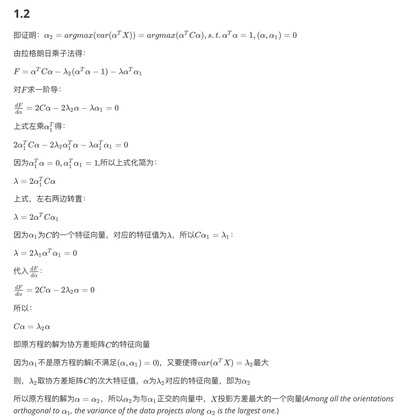
%> input picture Homework3/WechatIMG186.jpeg, 409 x 420 px, shrunk from 1706 x 1754 before the run
$ octave --eval "result = GetTextureFeatureVector(imread('../WechatIMG186.jpeg'));"   (GNU Octave 9; MATLAB toolbox functions it lacks are replaced by stand-ins)
%> lines starting %> are read from the running program, lines starting %| are printed output that depends on the picture
### Homework3/1552746_崔鹤洁_DIP最后一次作业/gaborconvolve.m
% GABORCONVOLVE - function for convolving image with log-Gabor filters
%
% Usage: [EO, BP] = gaborconvolve(im,  nscale, norient, minWaveLength, mult, ...
%			    sigmaOnf, dThetaOnSigma, Lnorm, feedback)
%
% Arguments:
% The convolutions are done via the FFT.  Many of the parameters relate
% to the specification of the filters in the frequency plane.
%
%   Variable       Suggested   Description
%   name           value
%  ----------------------------------------------------------
%    im                        Image to be convolved.
%    nscale          = 4;      Number of wavelet scales.
%    norient         = 6;      Number of filter orientations.
%    minWaveLength   = 3;      Wavelength of smallest scale filter.
%    mult            = 1.7;    Scaling factor between successive filters.
%    sigmaOnf        = 0.65;   Ratio of the standard deviation of the
%                              Gaussian describing the log Gabor filter's
%                              transfer function in the frequency domain
%                              to the filter center frequency.
%    dThetaOnSigma   = 1.3;    Ratio of angular interval between filter
%                              orientations and the standard deviation of
%                              the angular Gaussian function used to
%                              construct filters in the freq. plane.
%    Lnorm            0        Optional integer indicating what norm the
%                              filters should be normalized to.  A value of 1
%                              will produce filters with the same L1 norm, 2
%                              will produce filters with matching L2
%                              norm. the default value of 0 results in no
%                              normalization (the filters have unit height
%                              Gaussian transfer functions on a log frequency
%                              scale)
%    feedback         0/1      Optional parameter.  If set to 1 a message
%                              indicating which orientation is being
%                              processed is printed on the screen.
%
% Returns:
%
%   EO - 2D cell array of complex valued convolution results
%
%        EO{s,o} = convolution result for scale s and orientation o.
%        The real part is the result of convolving with the even
%        symmetric filter, the imaginary part is the result from
%        convolution with the odd symmetric filter.
%
%        Hence:
%        abs(EO{s,o}) returns the magnitude of the convolution over the
%                     image at scale s and orientation o.
%        angle(EO{s,o}) returns the phase angles.
%
%   BP - Cell array of bandpass images corresponding to each scale s.
%
%
% Notes on filter settings to obtain even coverage of the spectrum energy
% dThetaOnSigma 1.2 - 1.3
% sigmaOnf  .90   mult 1.15
% sigmaOnf  .85   mult 1.2
% sigmaOnf  .75   mult 1.4       (bandwidth ~1 octave)
% sigmaOnf  .65   mult 1.7
% sigmaOnf  .55   mult 2.2       (bandwidth ~2 octaves)
%
% The determination of mult given sigmaOnf is entirely empirical.  What I do is
% plot out the sum of the squared filter amplitudes in the frequency domain and
% see how even the coverage of the spectrum is.  If there are concentric 'gaps'
% in the spectrum one needs to reduce mult and/or reduce sigmaOnf (which
% increases filter bandwidth)
%
% If there are 'gaps' radiating outwards then one needs to reduce dthetaOnSigma
% (increasing angular bandwidth of the filters)
%

% For details of log-Gabor filters see:
% D. J. Field, "Relations Between the Statistics of Natural Images and the
% Response Properties of Cortical Cells", Journal of The Optical Society of
% America A, Vol 4, No. 12, December 1987. pp 2379-2394

% Copyright (c) 2001-2010 Peter Kovesi
% School of Computer Science & Software Engineering
% The University of Western Australia
% http://www.csse.uwa.edu.au/
%
% Permission is hereby granted, free of charge, to any person obtaining a copy
% of this software and associated documentation files (the "Software"), to deal
% in the Software without restriction, subject to the following conditions:
%
% The above copyright notice and this permission notice shall be included in
% all copies or substantial portions of the Software.
%
% The Software is provided "as is", without warranty of any kind.

% May   2001 - Original version
% April 2010 - Reworked to tidy things up. Return of bandpass images added.
% March 2013 - Restored use of dThetaOnSigma to control angular spread of filters.

function [EO, BP] = gaborconvolve(im, nscale, norient, minWaveLength, mult, sigmaOnf, dThetaOnSigma, Lnorm, feedback)
%> called with nscale = 4, norient = 6, minWaveLength = 3, mult = 1.7, sigmaOnf = 0.65, dThetaOnSigma = 1.3, Lnorm = 0, feedback = 1

    if ndims(im) == 3
        warning('Colour image supplied: Converting to greyscale');
        im = rgb2gray(im);
    end

    if ~exist('Lnorm','var'), Lnorm = 0;  end
    if ~exist('feedback','var'), feedback = 0;  end
    if ~isa(im,'double'),  im = double(im);  end

    [rows cols] = size(im);
%> rows = 420; cols = 409
    imagefft = fft2(im);                 % Fourier transform of image
    EO = cell(nscale, norient);          % Pre-allocate cell array
    BP = cell(nscale,1);

    % Pre-compute some stuff to speed up filter construction
    % Set up X and Y matrices with ranges normalised to +/- 0.5
    % The following code adjusts things appropriately for odd and even values
    % of rows and columns.
    if mod(cols,2)
        xrange = [-(cols-1)/2:(cols-1)/2]/(cols-1);
%> xrange = 409 values from -0.5 to 0.5
    else
        xrange = [-cols/2:(cols/2-1)]/cols;
    end

    if mod(rows,2)
        yrange = [-(rows-1)/2:(rows-1)/2]/(rows-1);
    else
        yrange = [-rows/2:(rows/2-1)]/rows;
%> yrange = 420 values from -0.5 to 0.498
    end

    [x,y] = meshgrid(xrange, yrange);

    radius = sqrt(x.^2 + y.^2);       % Matrix values contain *normalised* radius from centre.
    theta = atan2(y,x);               % Matrix values contain polar angle.

    radius = ifftshift(radius);       % Quadrant shift radius and theta so that filters
    theta  = ifftshift(theta);        % are constructed with 0 frequency at the corners.
    radius(1,1) = 1;                  % Get rid of the 0 radius value at the 0
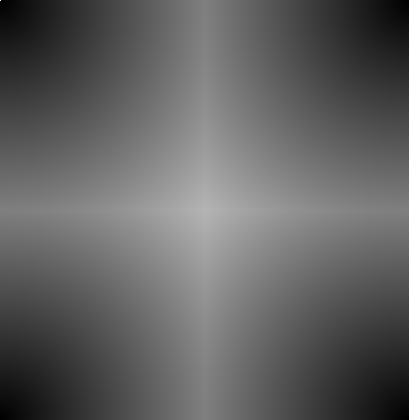
%> radius: size 420x409 double; min 0.00238, max 1, mean 0.383
                                      % frequency point (now at top-left corner)
                                      % so that taking the log of the radius will
                                      % not cause trouble.
    sintheta = sin(theta);
    costheta = cos(theta);
    clear x; clear y; clear theta;    % save a little memory

    % Filters are constructed in terms of two components.
    % 1) The radial component, which controls the frequency band that the filter
    %    responds to
    % 2) The angular component, which controls the orientation that the filter
    %    responds to.
    % The two components are multiplied together to construct the overall filter.

    % Construct the radial filter components...
    % First construct a low-pass filter that is as large as possible, yet falls
    % away to zero at the boundaries.  All log Gabor filters are multiplied by
    % this to ensure no extra frequencies at the 'corners' of the FFT are
    % incorporated. This keeps the overall norm of each filter not too dissimilar.
    lp = lowpassfilter([rows,cols],.45,15);   % Radius .45, 'sharpness' 15

    logGabor = cell(1,nscale);

    for s = 1:nscale
        wavelength = minWaveLength*mult^(s-1);
        fo = 1.0/wavelength;                  % Centre frequency of filter.
        logGabor{s} = exp((-(log(radius/fo)).^2) / (2 * log(sigmaOnf)^2));
        logGabor{s} = logGabor{s}.*lp;        % Apply low-pass filter
        logGabor{s}(1,1) = 0;                 % Set the value at the 0
                                              % frequency point of the filter
                                              % back to zero (undo the radius fudge).
        % Compute bandpass image for each scale
        if Lnorm == 2       % Normalize filters to have same L2 norm
            L = sqrt(sum(logGabor{s}(:).^2));
        elseif Lnorm == 1   % Normalize to have same L1
            L = sum(sum(abs(real(ifft2(logGabor{s})))));
        elseif Lnorm == 0   % No normalization
            L = 1;
        else
            error('Lnorm must be 0, 1 or 2');
        end

        logGabor{s} = logGabor{s}./L;
        BP{s} = ifft2(imagefft .* logGabor{s});
    end

    % The main loop...
    for o = 1:norient,                   % For each orientation.
        if feedback
            fprintf('Processing orientation %d \r', o);
        end

        angl = (o-1)*pi/norient;           % Calculate filter angle.
        wavelength = minWaveLength;        % Initialize filter wavelength.

        % Pre-compute filter data specific to this orientation
        % For each point in the filter matrix calculate the angular distance from the
        % specified filter orientation.  To overcome the angular wrap-around problem
        % sine difference and cosine difference values are first computed and then
        % the atan2 function is used to determine angular distance.
        ds = sintheta * cos(angl) - costheta * sin(angl);     % Difference in sine.
        dc = costheta * cos(angl) + sintheta * sin(angl);     % Difference in cosine.
        dtheta = abs(atan2(ds,dc));                           % Absolute angular distance.

        % Calculate the standard deviation of the angular Gaussian
        % function used to construct filters in the freq. plane.
        thetaSigma = pi/norient/dThetaOnSigma;
        spread = exp((-dtheta.^2) / (2 * thetaSigma^2));

        for s = 1:nscale,                    % For each scale.
            filter = logGabor{s} .* spread;  % Multiply by the angular spread to get the filter

            if Lnorm == 2      % Normalize filters to have the same L2 norm ** why sqrt 2 **????
                L = sqrt(sum(real(filter(:)).^2 + imag(filter(:)).^2 ))/sqrt(2);
                filter = filter./L;
            elseif Lnorm == 1  % Normalize to have same L1
                L = sum(sum(abs(real(ifft2(filter)))));
                filter = filter./L;
            elseif Lnorm == 0   % No normalization
                ;
            end

            % Do the convolution, back transform, and save the result in EO
            EO{s,o} = ifft2(imagefft .* filter);

            wavelength = wavelength * mult;       % Finally calculate Wavelength of next filter
        end                                       % ... and process the next scale

    end  % For each orientation

    if feedback, fprintf('                                        \r'); end

### Homework3/1552746_崔鹤洁_DIP最后一次作业/lowpassfilter.m
% LOWPASSFILTER - Constructs a low-pass butterworth filter.
%
% usage: f = lowpassfilter(sze, cutoff, n)
%
% where: sze    is a two element vector specifying the size of filter
%               to construct [rows cols].
%        cutoff is the cutoff frequency of the filter 0 - 0.5
%        n      is the order of the filter, the higher n is the sharper
%               the transition is. (n must be an integer >= 1).
%               Note that n is doubled so that it is always an even integer.
%
%                      1
%      f =    --------------------
%                              2n
%              1.0 + (w/cutoff)
%
% The frequency origin of the returned filter is at the corners.
%
% See also: HIGHPASSFILTER, HIGHBOOSTFILTER, BANDPASSFILTER, FILTERGRID
%

% Copyright (c) 1999 Peter Kovesi
% School of Computer Science & Software Engineering
% The University of Western Australia
% http://www.csse.uwa.edu.au/
%
% Permission is hereby granted, free of charge, to any person obtaining a copy
% of this software and associated documentation files (the "Software"), to deal
% in the Software without restriction, subject to the following conditions:
%
% The above copyright notice and this permission notice shall be included in
% all copies or substantial portions of the Software.
%
% The Software is provided "as is", without warranty of any kind.

% October 1999
% August  2005 - Fixed up frequency ranges for odd and even sized filters
%                (previous code was a bit approximate)
% September 2017 - Changed to use filtergrid()

function f = lowpassfilter(sze, cutoff, n)
%> called with sze = [420 409], cutoff = 0.45, n = 15

    if cutoff < 0 | cutoff > 0.5
	error('cutoff frequency must be between 0 and 0.5');
    end

    if rem(n,1) ~= 0 | n < 1
	error('n must be an integer >= 1');
    end

    if length(sze) == 1
	rows = sze; cols = sze;
    else
	rows = sze(1); cols = sze(2);
%> after `rows = sze(1)`: rows = 420
%> after `cols = sze(2)`: cols = 409
    end

    [radius, u1, u2] = filtergrid(rows,cols);

    f = 1.0 ./ (1.0 + (radius ./ cutoff).^(2*n));   % The filter


### Homework3/1552746_崔鹤洁_DIP最后一次作业/filtergrid.m
% FILTERGRID Generates grid for constructing frequency domain filters
%
% Usage:  [radius, u1, u2] = filtergrid(rows, cols)
%         [radius, u1, u2] = filtergrid([rows, cols])
%
% Arguments:  rows, cols - Size of image/filter
%
% Returns:        radius - Grid of size [rows cols] containing normalised
%                          radius values from 0 to 0.5.  Grid is quadrant
%                          shifted so that 0 frequency is at radius(1,1)
%                 u1, u2 - Grids containing normalised frequency values
%                          ranging from -0.5 to 0.5 in x and y directions
%                          respectively. u1 and u2 are quadrant shifted.
%
% Used by PHASECONGMONO, PHASECONG3 etc etc
%
% See also: WAVENUMBERGRID

% Copyright (c) 1996-2017 Peter Kovesi
% Centre for Exploration Targeting
% The University of Western Australia
% peter.kovesi at uwa edu au
%
% Permission is hereby granted, free of charge, to any person obtaining a copy
% of this software and associated documentation files (the "Software"), to deal
% in the Software without restriction, subject to the following conditions:
%
% The above copyright notice and this permission notice shall be included in
% all copies or substantial portions of the Software.
%
% The Software is provided "as is", without warranty of any kind.
%
% May 2013
% September 2017 Correction to setting up matrices of frequency values for
%                odd sized images.

function [radius, u1, u2] = filtergrid(rows, cols)
%> called with rows = 420, cols = 409

    % Handle case where rows, cols has been supplied as a 2-vector
    if nargin == 1 & length(rows) == 2
        tmp = rows;
        rows = tmp(1);
        cols = tmp(2);
    end

    % Set up X and Y spatial frequency matrices, u1 and u2 The following code
    % adjusts things appropriately for odd and even values of rows and columns
    % so that the 0 frequency point is placed appropriately.  See
    % https://blogs.uoregon.edu/seis/wiki/unpacking-the-matlab-fft/
    if mod(cols,2)
        u1range = [-(cols-1)/2:(cols-1)/2]/cols;
%> u1range = 409 values from -0.499 to 0.499
    else
        u1range = [-cols/2:(cols/2-1)]/cols;
    end

    if mod(rows,2)
        u2range = [-(rows-1)/2:(rows-1)/2]/rows;
    else
        u2range = [-rows/2:(rows/2-1)]/rows;
%> u2range = 420 values from -0.5 to 0.498
    end

    [u1,u2] = meshgrid(u1range, u2range);

    % Quadrant shift so that filters are constructed with 0 frequency at
    % the corners
    u1 = ifftshift(u1);
    u2 = ifftshift(u2);

    % Construct spatial frequency values in terms of normalised radius from
    % centre.
    radius = sqrt(u1.^2 + u2.^2);


### Homework3/1552746_崔鹤洁_DIP最后一次作业/GetColorFeatureVector.m
% get the color feature vector of a label's area
function colorFeatureVector = GetColorFeatureVector(im,intervalNum)
[m,n,k] = size(im);
intervalLength = 256/intervalNum;
colorFeatureVector = zeros(k, intervalNum);

for i = 1:m
    for j = 1:n
        for q = 1:k
            temp= ceil(im(i,j,q)/intervalLength);
            if temp==0
                temp=1;
            end
            colorFeatureVector(q, temp) = colorFeatureVector(q, temp)+1;
        end
    end
end

s = sum(colorFeatureVector,2)';
for j = 1:k
    for i =1:intervalNum
        colorFeatureVector(j,i) = double(colorFeatureVector(j,i))/double(s(j));
    end
end
colorFeatureVector = reshape(colorFeatureVector', 1, k*intervalNum);

### Homework3/1552746_崔鹤洁_DIP最后一次作业/GetTextureFeatureVector.m
% use gabor filter to get the texture feature vector of a label's area
function textureFeatureVector = GetTextureFeatureVector(img)
[m, ~] = gaborconvolve(img, 4, 6, 3, 1.7, 0.65, 1.3, 0, 1);
%> after the loop in gaborconvolve, `for s = 1:nscale`: BP = 4 items; L = 1; logGabor = 4 items
%> after the loop in gaborconvolve, `for o = 1:norient,`: EO = 24 items
%> m = 24 items
[imgx, imgy, ~] = size(img);
featureMatric = cell2mat([m(2,2), m(3,4), m(4,6)]);
featureMatric = reshape(featureMatric, [imgx, imgy, 3]);
featureMatric = abs(featureMatric);
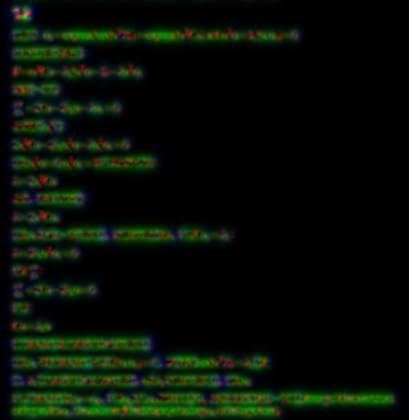
%> featureMatric: size 420x409x3 double; mean R, G, B 1.1, 2.2, 0.9; drawn with min black and max white
% normalize
[x,y,~] = size(featureMatric);
for k = 1:3
    mi = min(min(featureMatric(:,:,k)));
    ma = max(max(featureMatric(:,:,k)));
    for i = 1:x
        for j = 1:y
            featureMatric(i,j,k) = 255*featureMatric(i,j,k)/(ma-mi);
        end
    end
end
%> this loop made 3 passes
%> (mi, ma) on passes 1 to 3: (1.67e-08, 36.64), (1.13e-08, 23.3), (2.47e-07, 14.71)
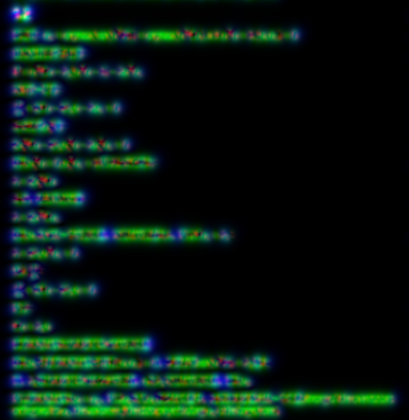
%> featureMatric: size 420x409x3 double; mean R, G, B 7.8, 24.5, 16.2; drawn with min black and max white

featureMatric = uint8(featureMatric);
%> featureMatric: size 420x409x3 uint8
textureFeatureVector = GetColorFeatureVector(featureMatric, 10);
%> after the loop in GetColorFeatureVector, `for i = 1:m`: colorFeatureVector = 10 columns, first 8: [158446 7899 3958 1144 220 84 15 8; 131848 11290 9396 8591 6026 3027 1266 319; 144146 14547 7693 3495 1164 409 225 77]
%> in GetColorFeatureVector, `s = sum(colorFeatureVector,2)';`: s = [171780 171780 171780]
%> after the loop in GetColorFeatureVector, `for j = 1:k`: colorFeatureVector = 10 columns, first 8: [0.922 0.046 0.023 0.00666 0.00128 0.000489 8.73e-05 4.66e-05; 0.768 0.0657 0.0547 0.05 0.0351 0.0176 0.00737 0.00186; 0.839 0.0847 0.0448 0.0203 0.00678 0.00238 0.00131 0.000448]
%> in GetColorFeatureVector, `colorFeatureVector = reshape(colorFeatureVector', 1, k*intervalNum);`: colorFeatureVector = 30 values, max 0.922 at index 1, min 5.82e-06 at index 10, mean 0.1
%> textureFeatureVector has the same summary as colorFeatureVector in GetColorFeatureVector
%> `result = GetTextureFeatureVector(imread('../WechatIMG186.jpeg'));`: result has the same summary as colorFeatureVector in GetColorFeatureVector
